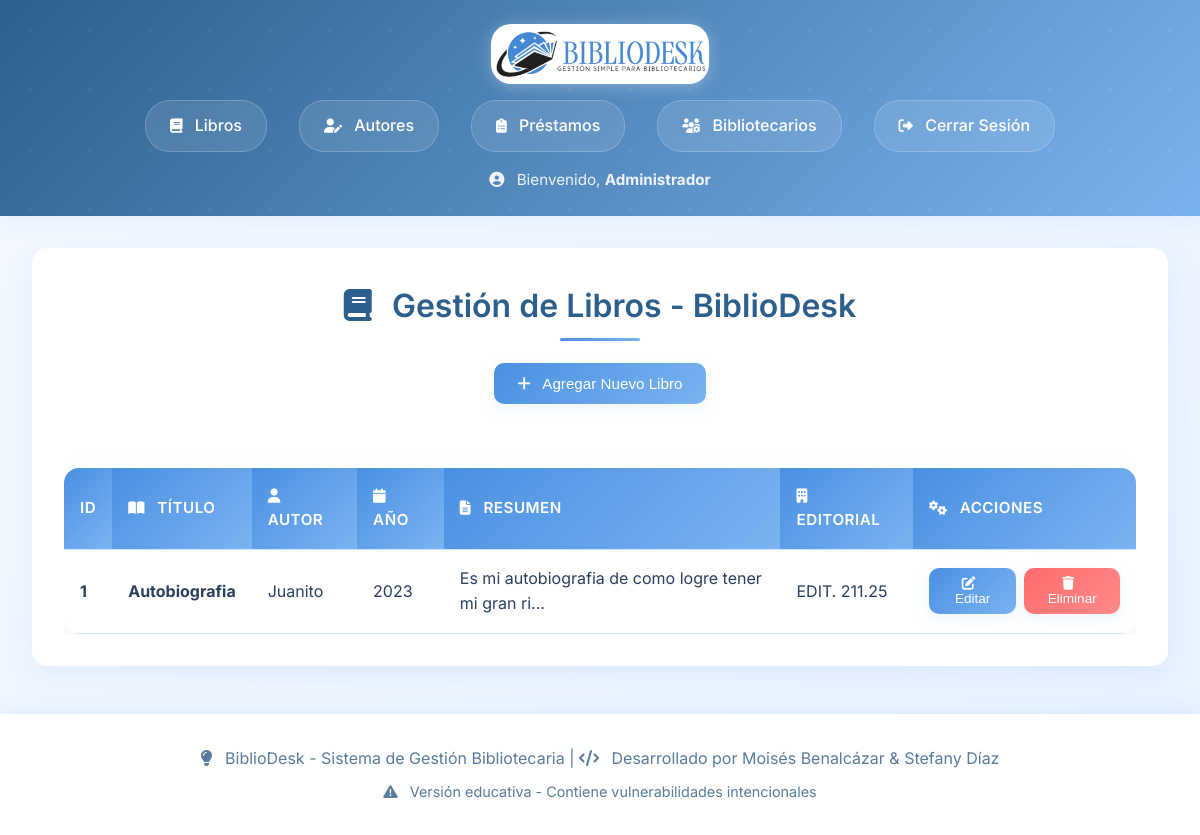
The page /books (signed in) on the database as committed earlier.
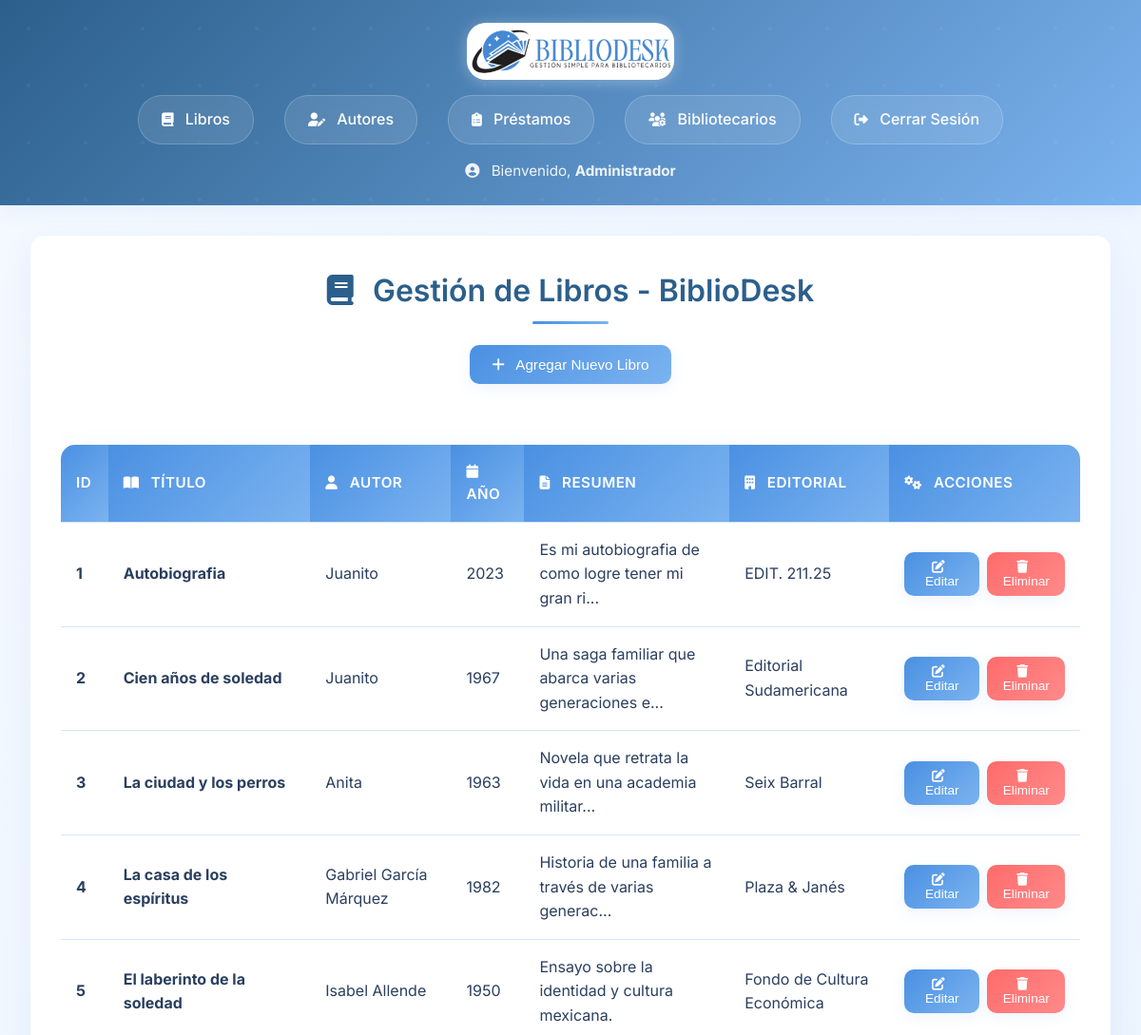
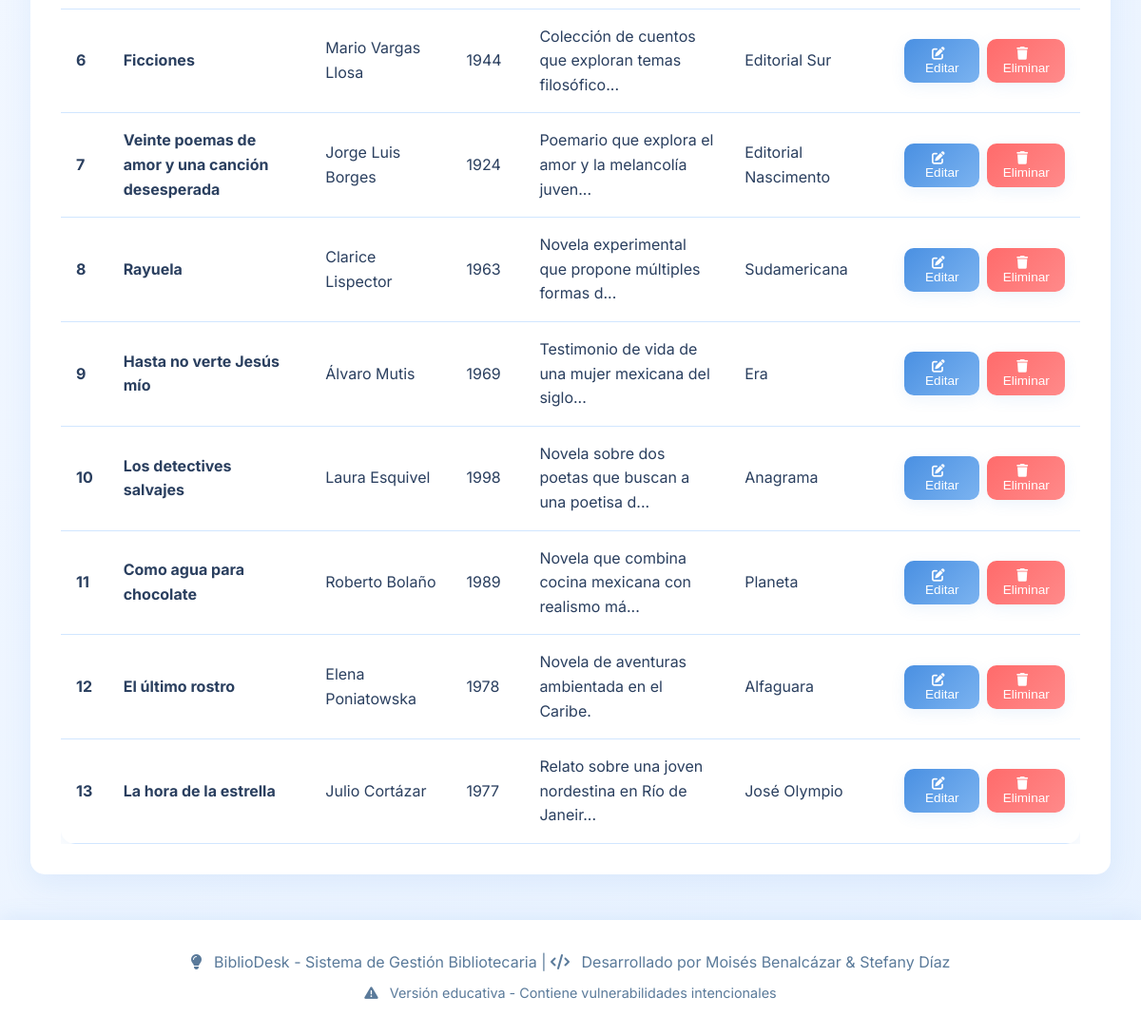
The same page on the database as committed later (2 pictures, top to bottom).
### tables this page shows
CREATE TABLE books (
        id INTEGER PRIMARY KEY AUTOINCREMENT,
        title TEXT NOT NULL,
        author_id INTEGER,
        publication_year INTEGER,
        summary TEXT,
        publisher TEXT,
        FOREIGN KEY (author_id) REFERENCES authors(id)
    );

CREATE TABLE authors (
        id INTEGER PRIMARY KEY AUTOINCREMENT,
        name TEXT NOT NULL,
        nationality TEXT
    );

### app.py (the view, shortened to what this page needs)
@app.route('/books', methods=['GET', 'POST'])
def books():
    if not session.get('logged_in'):
        return redirect(url_for('login'))
    books = database.get_books()
    authors = database.get_authors()
    return render_template('books.html', books=books, authors=authors)

### database.py (called while the page is built)
def get_books():
    conn = sqlite3.connect('library.db')
    c = conn.cursor()
    c.execute('SELECT books.id, books.title, authors.name, books.publication_year, books.summary, books.publisher FROM books JOIN authors ON books.author_id = authors.id')
    books = c.fetchall()
    conn.close()
    return books

def get_authors():
    conn = sqlite3.connect('library.db')
    c = conn.cursor()
    c.execute('SELECT * FROM authors')
    authors = c.fetchall()
    conn.close()
    return authors

### templates/books.html (shortened to what this page needs)
{% extends "base.html" %}
{% block content %}
<div class="container">
    <div class="card">
        <h2><i class="fas fa-book"></i> Gestión de Libros - BiblioDesk</h2>
        <div style="text-align: center; margin-bottom: 2rem;">
            <button class="btn-primary" onclick="openModal('addBookModal')">
                <i class="fas fa-plus"></i> Agregar Nuevo Libro
            </button>
        </div>
        <div style="overflow-x: auto;">
            <table>
                <thead>
                    <tr>
                        <th>ID</th>
                        <th><i class="fas fa-book-open"></i> Título</th>
                        <th><i class="fas fa-user"></i> Autor</th>
                        <th><i class="fas fa-calendar"></i> Año</th>
                        <th><i class="fas fa-file-alt"></i> Resumen</th>
                        <th><i class="fas fa-building"></i> Editorial</th>
                        <th><i class="fas fa-cogs"></i> Acciones</th>
                    </tr>
                </thead>
                <tbody>
                    {% for book in books %}
                    <tr>
                        <td><strong>{{ book[0] }}</strong></td>
                        <td><strong>{{ book[1] }}</strong></td>
                        <td>{{ book[2] }}</td>
                        <td>{{ book[3] if book[3] else '?' }}</td>
                        <td>
                            {% if book[4] and book[4]|length > 50 %}
                                {{ book[4][:50] }}...
                            {% else %}
                                {{ book[4] if book[4] else 'Sin resumen' }}
                            {% endif %}
                        </td>
                        <td>{{ book[5] if book[5] else 'No especificada' }}</td>
                        <td>
                            <div class="action-buttons">
                                <button class="btn-primary" onclick="openEditModal('{{ book[0] }}', '{{ book[1] }}', '{{ book[3] }}', '{{ book[4] }}', '{{ book[5] }}')">
                                    <i class="fas fa-edit"></i> Editar
                                </button>
                                <form method="POST" style="display:inline;">
                                    <button type="submit" name="delete" class="btn-danger" onclick="return confirm('¿Estás seguro de que deseas eliminar este libro?')">
                                        <i class="fas fa-trash"></i> Eliminar
                                    </button>
                                </form>
                            </div>
                        </td>
                    </tr>
                    {% endfor %}
                </tbody>
            </table>
        </div>
    </div>
</div>
{% endblock %}

Rows that differ between the two databases and show on the page:
added books: id "2", title "Cien años de soledad", name "Juanito", publication_year "1967", summary "Una saga familiar que abarca varias generaciones e", publisher "Editorial Sudamericana"
added books: id "3", title "La ciudad y los perros", name "Anita", publication_year "1963", summary "Novela que retrata la vida en una academia militar", publisher "Seix Barral"
added books: id "4", title "La casa de los espíritus", name "Gabriel García Márquez", publication_year "1982", summary "Historia de una familia a través de varias generac", publisher "Plaza & Janés"
added books: id "5", title "El laberinto de la soledad", name "Isabel Allende", publication_year "1950", summary "Ensayo sobre la identidad y cultura mexicana.", publisher "Fondo de Cultura Económica"
added books: id "6", title "Ficciones", name "Mario Vargas Llosa", publication_year "1944", summary "Colección de cuentos que exploran temas filosófico", publisher "Editorial Sur"
added books: id "7", title "Veinte poemas de amor y una canción desesperada", name "Jorge Luis Borges", publication_year "1924", summary "Poemario que explora el amor y la melancolía juven", publisher "Editorial Nascimento"
added books: id "8", title "Rayuela", name "Clarice Lispector", publication_year "1963", summary "Novela experimental que propone múltiples formas d", publisher "Sudamericana"
added books: id "9", title "Hasta no verte Jesús mío", name "Álvaro Mutis", publication_year "1969", summary "Testimonio de vida de una mujer mexicana del siglo", publisher "Era"
added books: id "10", title "Los detectives salvajes", name "Laura Esquivel", publication_year "1998", summary "Novela sobre dos poetas que buscan a una poetisa d", publisher "Anagrama"
added books: id "11", title "Como agua para chocolate", name "Roberto Bolaño", publication_year "1989", summary "Novela que combina cocina mexicana con realismo má", publisher "Planeta"
added books: id "12", title "El último rostro", name "Elena Poniatowska", publication_year "1978", summary "Novela de aventuras ambientada en el Caribe.", publisher "Alfaguara"
added books: id "13", title "La hora de la estrella", name "Julio Cortázar", publication_year "1977", summary "Relato sobre una joven nordestina en Río de Janeir", publisher "José Olympio"
